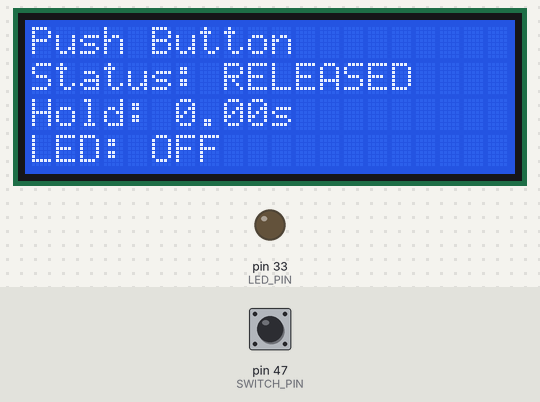
The sketch below on a simulated Arduino Mega 2560, built with avr-gcc and run on an emulated ATmega2560. Parts: 20×4 character LCD, output pins drawn as LEDs (lit = HIGH). The inputs (shaded band) are chosen by the test bench; at power-on: pin 47 (SWITCH_PIN) HIGH.

Above: at 1.3 s.
1.4 s: pin 47 (SWITCH_PIN) pulled LOW for 1 s
At 2.9 s:
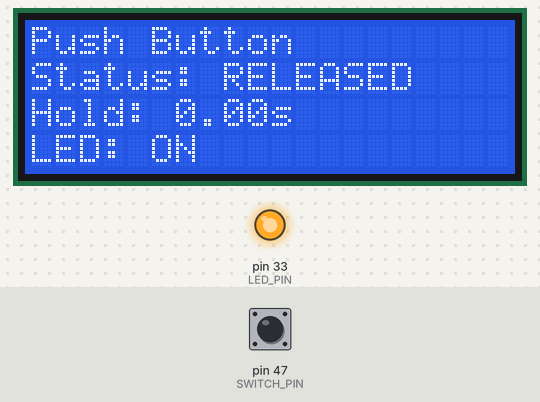
3.9 s: pin 47 (SWITCH_PIN) pulled LOW for 0.15 s
At 4.0 s:
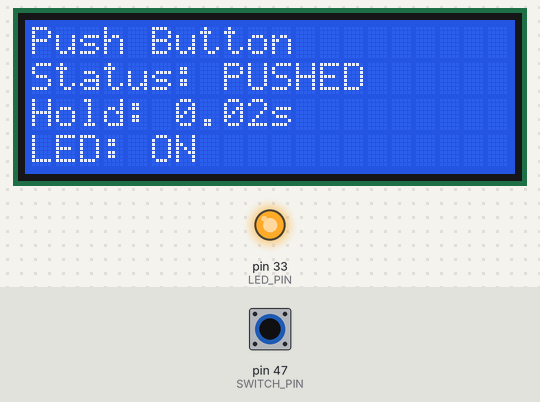
5.5 s: pin 47 (SWITCH_PIN) pulled LOW for 3.2 s
At 5.67 s:
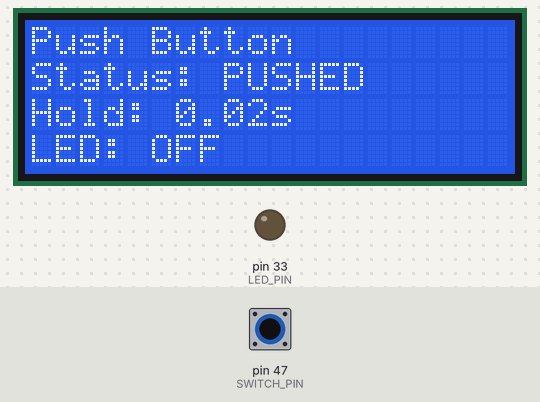
10.2 s: pin 47 (SWITCH_PIN) pulled LOW for 1 s
At 11.18 s:
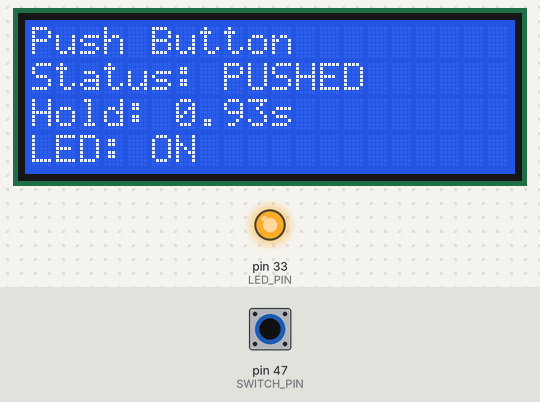
Timing chart, 0 to 13.2 s (numbered marks = the images above; inputs shaded):
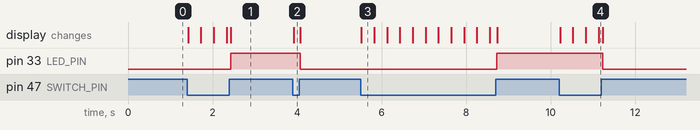

The sketch:

limitlcd.ino
```cpp
#include <Wire.h>
#include <LiquidCrystal_I2C.h>

#define SWITCH_PIN 47
#define LED_PIN    33

LiquidCrystal_I2C lcd(0x27, 20, 4);

bool buttonPressed = false;
bool ledState = false;
unsigned long pressStartTime = 0;
float holdTime = 0;

void setup() {
  pinMode(SWITCH_PIN, INPUT);
  pinMode(LED_PIN, OUTPUT);

  lcd.init();
  lcd.backlight();
  lcd.setCursor(0, 0);
  lcd.print("Push Button");
  lcd.setCursor(0, 1);
  lcd.print("Status: RELEASED");
  lcd.setCursor(0, 2);
  lcd.print("Hold: 0.00s");
  lcd.setCursor(0, 3);
  lcd.print("LED: OFF");
}

void loop() {
  bool currentState = !digitalRead(SWITCH_PIN);

  if (currentState && !buttonPressed) {
    buttonPressed = true;
    pressStartTime = millis();
    lcd.setCursor(0, 1);
    lcd.print("Status: PUSHED   ");
  }

  if (buttonPressed && currentState) {
    holdTime = (millis() - pressStartTime) / 1000.0;
    lcd.setCursor(6, 2);
    lcd.print(holdTime, 2);
    lcd.print("s ");
  }

  if (buttonPressed && !currentState) {
    buttonPressed = false;
    holdTime = (millis() - pressStartTime) / 1000.0;

    lcd.setCursor(0, 1);
    lcd.print("Status: RELEASED ");

    lcd.setCursor(6, 2);
    lcd.print("0.00s   ");

    if (holdTime >= 0.1) {
      ledState = !ledState;
      digitalWrite(LED_PIN, ledState ? HIGH : LOW);
      lcd.setCursor(5, 3);
      lcd.print(ledState ? "ON " : "OFF");
    }
  }
}
```

Measured:
- after the input at 1.4 s, pin 33 (LED_PIN): LOW → HIGH after 1.0 s; the display: first changes at once (image 1 shows a later state)
- after the input at 3.9 s, pin 33 (LED_PIN): HIGH → LOW after 0.18 s; the display: changes at once (image 2)
- after the input at 5.5 s, pin 33 (LED_PIN): LOW → HIGH after 3.2 s; the display: changes at once (image 3)
- after the input at 10.2 s, pin 33 (LED_PIN): HIGH → LOW after 1.0 s; the display: first changes at once (image 4 shows a later state)
